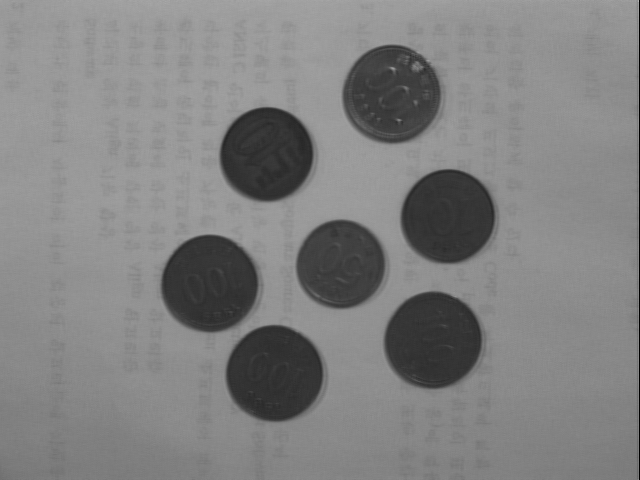
#> input picture mid_hw/coin/coin1.bmp, 640 x 480 px; the run also reads 1 picture not shown here
$ jupyter execute --allow-errors mid_hw.ipynb
#> lines starting #> are read from the running program, lines starting #| are printed output that depends on the picture
# 영상개선함수들

참고자료 https://www.tutorialspoint.com/dip/gray_level_transformations.htm

## A. Negative transformation
s = (L - 1) - r

s와 r은 각 픽셀 값
L은 최대레벨 보통 2^8 256

black과 white를 바꿔준다.

[cell 1]
import cv2
import numpy as np
from matplotlib import pyplot as plt

[cell 2]
# 이미지 읽기
img = cv2.imread('./coin/coin1.bmp', cv2.IMREAD_GRAYSCALE)
#> img is the input picture: shape (480, 640); min 0, max 182, mean 128.9

# negative transformation
result_img = 255 - img

# 이미지 보여주기
cv2.imshow('input image', img)
cv2.imshow('negative img ', result_img)

# 이미지 보여주는 창 종료
cv2.waitKey(0)
cv2.destroyAllWindows()

## B. Log, inverse-log transformation
log : s = c log(r + 1), c는 상수

inverse log : s = e^(r/c) -1

1을 더해주는 이유는 log 0 이면 무한대로 가기 때문이다.

좁은 지역의 값들을 넓은 이미지의 값들로 바꿔줌

[cell 3]
# 이미지 읽기
img = cv2.imread('./logimage.jpg', cv2.IMREAD_GRAYSCALE)

# log transformation
# c = 30일 때
#> (the rest of this cell did not finish here and is left out)

## C. Root, power transformation

s = cr^y

c 는 상수고 y 는 지수로 곱하는 것이다.

여기서 중요한 것은 다만 앞서 설명한 지수 법칙 변환의 입력 값 범위가 0부터 1 사이의 실숫값이기 때문에 영상의 그레이스케일 값에 적용하려면 적당한 크기로 스케일링을 해야 한다.

픽셀의 그레이스케일 값이 k라면 입력 값은 k/255로 줄여서 입력하고, 출력 값은 다시 k×255 형태로 크기를 키워주어야 한다.

y가 1보다 작으면 밝아지고 1보다 크면 어두워진다!

[cell 4]
# 이미지 읽기
img = cv2.imread('./coin/coin1.bmp', cv2.IMREAD_GRAYSCALE)

result_img = np.uint8((1 * np.power(img/255, 2.0)) * 255)
result_img2 = np.uint8((1 * np.power(img/255, 0.1)) * 255)

# 이미지 보여주기
cv2.imshow('input image', img)
cv2.imshow('2.0 gamma transformation img ', result_img)
cv2.imshow('0.1 gamma transformation img ', result_img2)

# 이미지 보여주는 창 종료
cv2.waitKey(0)
cv2.destroyAllWindows()

## D. Histogram equalization

cv2함수중 eqaulizeHist를 사용하자

대조비가 개선된 것을 볼 수 있다.

픽셀 값도 출력해 보면 균일화 되어있다.

[cell 5]
# 이미지 읽기
img = cv2.imread('./coin/coin1.bmp', cv2.IMREAD_GRAYSCALE)

result_img = cv2.equalizeHist(img)
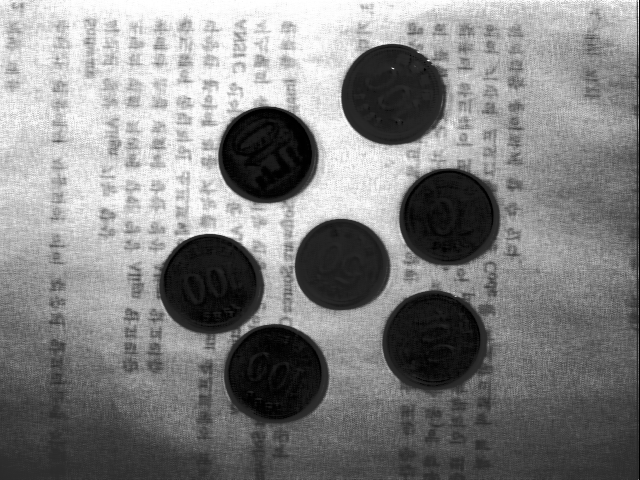
#> result_img: shape (480, 640); min 0, max 255, mean 130.2

# 이미지 보여주기
cv2.imshow('input image', img)
cv2.imshow('histogram equalization img ', result_img)

# 이미지 보여주는 창 종료
cv2.waitKey(0)
cv2.destroyAllWindows()

print(img)
#> (printed output is left out)
print(result_img)
#> (printed output is left out)

# Spatial Domain Filters
## A. salt pepper noise

스무딩 필터 여러가지를 적용해 보겠다.

참고자료 https://docs.opencv.org/3.0-beta/doc/py_tutorials/py_imgproc/py_filtering/py_filtering.html
### averaging filter 3 x 3 와 7 x 7 로 적용
sp noise는 제거된거 처럼 보이는데 그냥 흐리게 보인다..

필터 크기가 클수록 더 blurring된다.

[cell 6]
# 이미지 읽기
img = cv2.imread('./coin/coin1-spnoise3.bmp', cv2.IMREAD_GRAYSCALE)
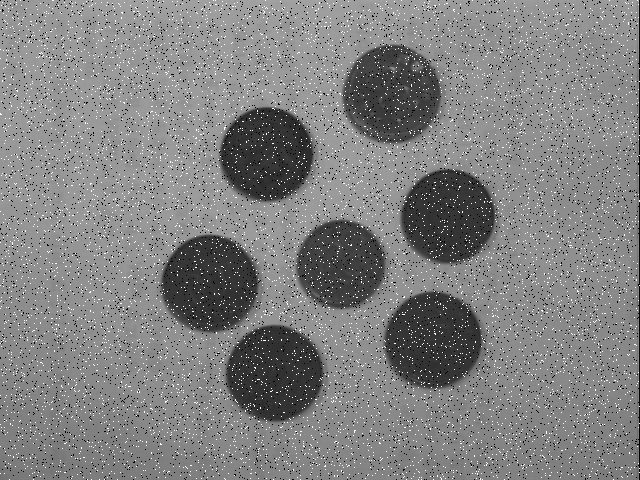
#> input picture mid_hw/coin/coin1-spnoise3.bmp, 640 x 480 px
#> img is the input picture: shape (480, 640); min 0, max 255, mean 128.9

result_img = cv2.blur(img,(3,3))
result_img2 = cv2.blur(img,(7,7))

# 이미지 보여주기(윈도우 크기 조절 가능)
cv2.namedWindow('input image', cv2.WINDOW_NORMAL)
cv2.imshow('input image', img)
cv2.namedWindow('3 x 3 averaging filter img ', cv2.WINDOW_NORMAL)
cv2.imshow('3 x 3 averaging filter img ', result_img)
cv2.namedWindow('7 x 7 averaging filter img ', cv2.WINDOW_NORMAL)
cv2.imshow('7 x 7 averaging filter img ', result_img2)

# 이미지 보여주는 창 종료
cv2.waitKey(0)
cv2.destroyAllWindows()

### gaussian blurring

솔트 페퍼 노이즈 같은 경우 averaging filter와 큰 차이가 없다

[cell 7]
# 이미지 읽기
img = cv2.imread('./coin/coin1-spnoise3.bmp', cv2.IMREAD_GRAYSCALE)

result_img = cv2.GaussianBlur(img,(3,3),0)
result_img2 = cv2.GaussianBlur(img,(7,7),0)

# 이미지 보여주기(윈도우 크기 조절 가능)
cv2.namedWindow('input image', cv2.WINDOW_NORMAL)
cv2.imshow('input image', img)
cv2.namedWindow('3 x 3 gaussian filter img ', cv2.WINDOW_NORMAL)
cv2.imshow('3 x 3 gaussian filter img ', result_img)
cv2.namedWindow('7 x 7 gaussian filter img ', cv2.WINDOW_NORMAL)
cv2.imshow('7 x 7 gaussian filter img ', result_img2)

# 이미지 보여주는 창 종료
cv2.waitKey(0)
cv2.destroyAllWindows()

### medianfilter 3 x 3, 7 x 7

솔트페퍼 노이즈에 제일 효과적인 필터링이다!

[cell 8]
# 이미지 읽기
img = cv2.imread('./coin/coin1-spnoise3.bmp', cv2.IMREAD_GRAYSCALE)

result_img = cv2.medianBlur(img, 3)
result_img2 = cv2.medianBlur(img, 7)

# 이미지 보여주기(윈도우 크기 조절 가능)
cv2.namedWindow('input image', cv2.WINDOW_NORMAL)
cv2.imshow('input image', img)
cv2.namedWindow('3 x 3 median filter img ', cv2.WINDOW_NORMAL)
cv2.imshow('3 x 3 median filter img ', result_img)
cv2.namedWindow('7 x 7 median filter img ', cv2.WINDOW_NORMAL)
cv2.imshow('7 x 7 median filter img ', result_img2)

# 이미지 보여주는 창 종료
cv2.waitKey(0)
cv2.destroyAllWindows()

## B. gaussian noise

참고자료
https://docs.opencv.org/3.4/d5/d69/tutorial_py_non_local_means.html

median filter와 새로 알게된 함수로 제거해보았다.

median이 더 보존효과가 뛰어나지만

새로써본 함수가 노이즈제거는 더 탁월하다.

[cell 9]
# 이미지 읽기
img = cv2.imread('./coin/coin1-gaussian.bmp', cv2.IMREAD_COLOR)

#color image만 가능하다.
result_img = cv2.fastNlMeansDenoisingColored(img, None, 10, 10, 7, 21)
#> result_img: shape (480, 640, 3)
result_img2 = cv2.medianBlur(img, 7)
#> result_img2: shape (480, 640, 3)

# 이미지 보여주기(윈도우 크기 조절 가능)
cv2.namedWindow('input image', cv2.WINDOW_NORMAL)
cv2.imshow('input image', img)
cv2.namedWindow('result_img ', cv2.WINDOW_NORMAL)
cv2.imshow('result_img ', result_img)
cv2.namedWindow('median blur', cv2.WINDOW_NORMAL)
cv2.imshow('median blur', result_img2)

# 이미지 보여주는 창 종료
cv2.waitKey(0)
cv2.destroyAllWindows()

## C. Blurring -> Sharpening

참고자료 https://medium.com/@almutawakel.ali/opencv-filters-arithmetic-operations-2f4ff236d6aa

라플라시안 필터를 만들어서 적용하였다. 엣지가 선명해진것을 확인 할 수 있다.

[cell 10]
# 이미지 읽기
img = cv2.imread('./coin/coin1-blur.bmp', cv2.IMREAD_COLOR)
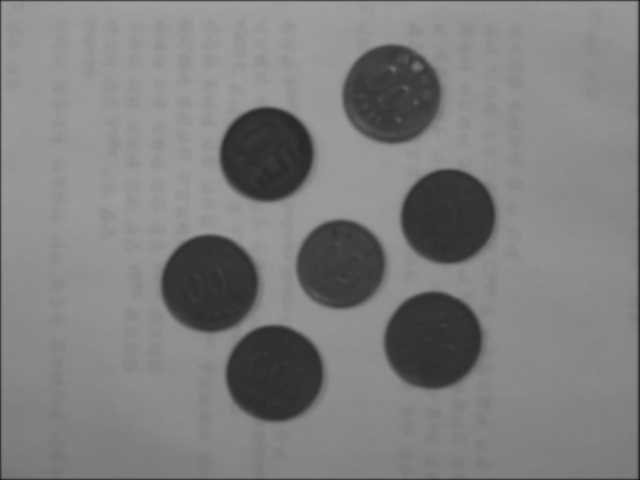
#> input picture mid_hw/coin/coin1-blur.bmp, 640 x 480 px
#> img is the input picture: shape (480, 640, 3); min 19, max 161, mean 127

# 샤프닝 필터(라플라시안 필터)
kernel_sharpening = np.array([[-1,-1,-1],
                              [-1, 9,-1],
                              [-1,-1,-1]])

# 필터 적용
result_img = cv2.filter2D(img, -1, kernel_sharpening)

# 이미지 보여주기(윈도우 크기 조절 가능)
cv2.namedWindow('input image', cv2.WINDOW_NORMAL)
cv2.imshow('input image', img)
cv2.namedWindow('result_img', cv2.WINDOW_NORMAL)
cv2.imshow('result_img', result_img)

# 이미지 보여주는 창 종료
cv2.waitKey(0)
cv2.destroyAllWindows()

## D. low contrast

대조비에 대한 설명이 잘되어 있음

참고자료 : https://www.thephoblographer.com/2018/03/06/high-contrast-vs-low-contrast-black-and-white-photo-editing-whats-the-difference/

히스토그램 보여주기

참고자료 :https://docs.opencv.org/3.1.0/d1/db7/tutorial_py_histogram_begins.html

histogram equalization을 이용하면 된다.
영상개선함수 참조

[cell 11]
# 이미지 읽기
img = cv2.imread('./coin/coin1.bmp', cv2.IMREAD_GRAYSCALE)

result_img = cv2.equalizeHist(img)
plt.hist(img.ravel(),256,[0,256]); plt.show()
plt.hist(result_img.ravel(),256,[0,256]); plt.show()
#> after `plt.hist(result_img.ravel(), 256, [0, 256])`:
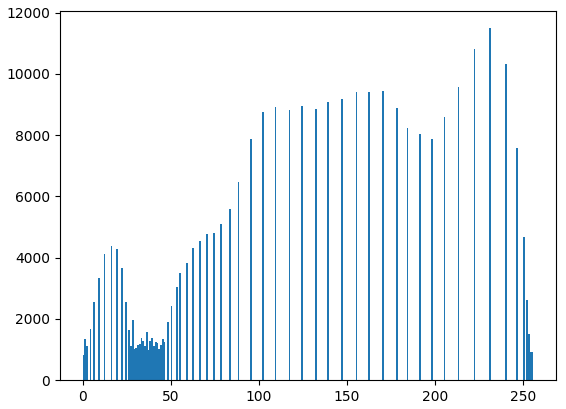
#> figure drawn by matplotlib, 1 panel; tallest bar 11489 high, from x = 231 to 232

# 이미지 보여주기
cv2.imshow('input image', img)
cv2.imshow('histogram equalization img ', result_img)

# 이미지 보여주는 창 종료
cv2.waitKey(0)
cv2.destroyAllWindows()

## E. 여러가지 노이즈 복합 연산
1. 일단 salt & pepper noise median filter를 적용하여 제거

2. 영상이 전체적으로 어두워서 감마보정을 통해 밝게 해준다.

* histogram equalization 하면 대조비가 좋아지지만 동전을 구분하기에 좋지 않다. 대조비 개선의 나쁜 예

* 샤프닝을 하면 동전의 엣지가 더 잘보이지만 강조되어 울퉁불퉁하게 보인다.

[cell 12]
# 이미지 읽기
img = cv2.imread('./coin/coin5-spnoise5.bmp', 0)
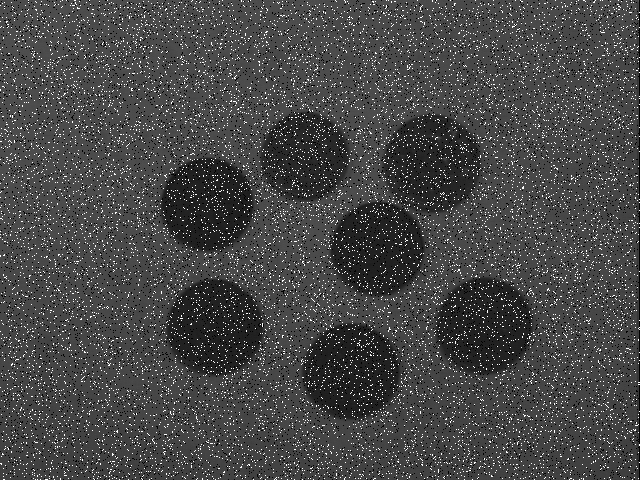
#> input picture mid_hw/coin/coin5-spnoise5.bmp, 640 x 480 px
#> img is the input picture: shape (480, 640); min 0, max 255, mean 71.5

#color image만 가능하다.
result_img = cv2.medianBlur(img, 5)
#> result_img: shape (480, 640)
result_img2 = np.uint8((1 * np.power(result_img/255, 0.5)) * 255)
#> result_img2: shape (480, 640)

# 여기부터는 잘못된 필터 적용
# 샤프닝 필터(라플라시안 필터)
kernel_sharpening = np.array([[-1,-1,-1],
                              [-1, 9,-1],
                              [-1,-1,-1]])


# 필터 적용
result_img3 = cv2.filter2D(result_img2, -1, kernel_sharpening)
result_img4 = cv2.equalizeHist(result_img2)
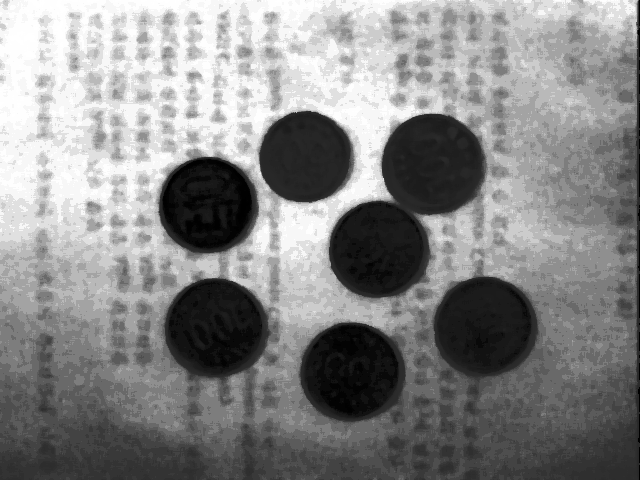
#> result_img4: shape (480, 640); min 0, max 255, mean 134.7

# 이미지 보여주기(윈도우 크기 조절 가능)
cv2.namedWindow('input image', cv2.WINDOW_NORMAL)
cv2.imshow('input image', img)
cv2.namedWindow('median filter', cv2.WINDOW_NORMAL)
cv2.imshow('median filter', result_img)
cv2.namedWindow('gamma correction', cv2.WINDOW_NORMAL)
cv2.imshow('gamma correction', result_img2)
cv2.namedWindow('shaepening filter', cv2.WINDOW_NORMAL)
cv2.imshow('shaepening filter', result_img3)
cv2.namedWindow('histogram equalization', cv2.WINDOW_NORMAL)
cv2.imshow('histogram equalization', result_img4)

# 이미지 보여주는 창 종료
cv2.waitKey(0)
cv2.destroyAllWindows()

# 주파수 영역에서 영상개선

참고자료 : http://darkpgmr.tistory.com/171

푸리에 변환(Fourier transform)은 신호처리, 음성, 통신 분야에서 뿐만 아니라 영상처리에서도 매우 중요한 개념으로 다양한 응용을 가지고 있습니다. 영상을 주파수 성분으로 변환하여 다양한 분석 및 처리를 할 수 있고 임의의 필터링 연산을 fft(fast Fourier transform)를 이용하여 고속으로 구현할 수도 있습니다. 그리고 푸리에 변환과 같은 근원적인 이론들은 특정 응용에 국한되지 않기 때문에 한번 알아두면 분야를 떠나서 두고두고 도움이 됩니다.

푸리에 변환(Fourier transform)을 직관적으로 설명하면 푸리에 변환은 임의의 입력 신호를 다양한 주파수를 갖는 주기함수들의 합으로 분해하여 표현하는 것이다.

컴퓨터 비전(computer vision), 영상처리 쪽에서는 spatial domain에서 frequency domain으로의 변환이라고 부른다

푸리에 변환(Fourier transform)의 대단한 점은 입력 신호가 어떤 신호이든지 관계없이 임의의 입력 신호를 sin, cos 주기함수들의 합으로 항상 분해할 수 있다는 것이다.

푸리에 변환을 통해 얻어지는 F(u, v)는 복소수(complex number)이며 실수부(Real)와 허수부(Imaginary)로 구성된다

이 때, 복소수 F(u, v)의 크기 |F(u, v)|를 푸리에 변환의 spectrum(스펙트럼) 또는 magnitude라고 부르고, F(u, v)의 각도 Φ를 phase(페이즈) angle 또는 phase spectrum이라고 부른다.

## A. 샘플이미지에 FFT 적용 +
## B. FFT 적용 결과를 log scale해서 보여주기
참고자료 : https://docs.opencv.org/3.0-beta/doc/py_tutorials/py_imgproc/py_transforms/py_fourier_transform/py_fourier_transform.html

푸리에 스펙트럼은 해당 주파수 성분이 원 신호(이미지)에 얼마나 강하게 포함되어 있는지를 나타낸다.

푸리에 스펙트럼은 저주파 영역은 매우 큰 값을 갖는 반면에 대부분의 다른 영역은 0에 가까운 값을 갖는다. 따라서 푸리에 스펙트럼을 그대로 이미지로 시각화하면 검은 바탕 위에 흰점 하나만 존재하는 형태가 된다.

위의 문제를 해결하기 위해스펙트럼에 log를 취하는 것이 일반적이다.

다음으로, 원래의 스펙트럼 이미지는 모서리로 갈수록 값이 높아지기 때문에 스펙트럼의 형태를 파악하기 힘들다.

따라서 이러한 문제를 해결하기 위해 원점이 중심(center)에 오도록 스펙트럼의 위치를 이동시킨(shift) 형태의 이미지를 사용하는 것이 일반적이다.

[cell 13]
# 이미지 읽기
img = cv2.imread('./coin/coin1.bmp', cv2.IMREAD_GRAYSCALE)

#  cv2.dft() 결과의 실수 부분을 가지며 cv2.idft() 결과의 허수 부분을 갖습니다.
dft = cv2.dft(np.float32(img),flags = cv2.DFT_COMPLEX_OUTPUT)
# 중심이동
dft_shift = np.fft.fftshift(dft)
# 중심이동 적용 후 log 변환후 결과값이 실수여서 uint8로 변환
magnitude_spectrum = np.uint8(20*np.log(cv2.magnitude(dft_shift[:,:,0],dft_shift[:,:,1])))
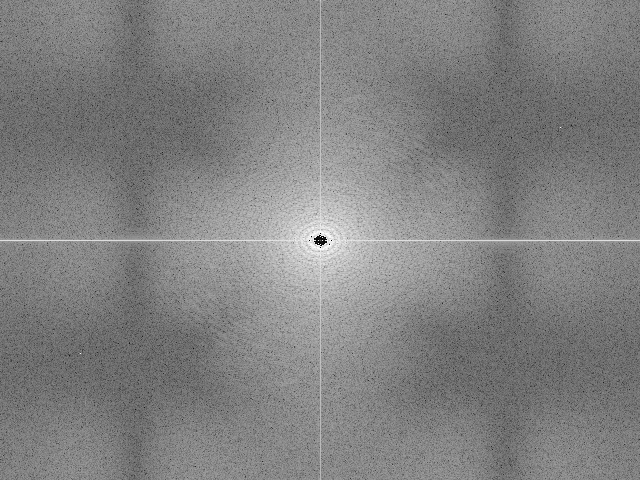
#> magnitude_spectrum: shape (480, 640); min 0, max 255, mean 128.8

# 이미지 보여주기
cv2.imshow('input image', img)
cv2.imshow('fft_log_scale', magnitude_spectrum)

# 이미지 보여주는 창 종료
cv2.waitKey(0)
cv2.destroyAllWindows()

## C - 1. 다양한 cut off frequency의 LPF
lpf는 noise가 제거되고, smoothing(bluring)되는 효과가 있다.

cut-off-frequency가 낮을수록 더 blurring 된다.

참고자료 : https://www.bogotobogo.com/python/OpenCV_Python/python_opencv3_Image_Fourier_Transform_FFT_DFT.php

[cell 14]
# 이미지 읽기
img = cv2.imread('./coin/coin1.bmp', cv2.IMREAD_GRAYSCALE)

# fft
dft = cv2.dft(np.float32(img),flags = cv2.DFT_COMPLEX_OUTPUT)
dft_shift = np.fft.fftshift(dft)

# low pass filter
rows, cols = img.shape
#> rows = 480; cols = 640
crow, ccol = rows // 2 , cols // 2     # center
#> crow = 240; ccol = 320

# create a mask first, center square is 1, remaining all zeros
lpf_mask20 = np.zeros((rows, cols, 2), np.uint8)
lpf_mask20[crow - 20 : crow + 20, ccol - 20 : ccol+ 20] = 1

lpf_mask40 = np.zeros((rows, cols, 2), np.uint8)
lpf_mask40[crow - 40 : crow + 40, ccol - 40 : ccol+ 40] = 1

lpf_mask80 = np.zeros((rows, cols, 2), np.uint8)
lpf_mask80[crow - 80 : crow + 80, ccol - 80 : ccol+ 80] = 1

#inverse fft 적용
temp_shift_1= dft_shift * lpf_mask20
result_1 = cv2.idft(temp_shift_1)
result_1 = cv2.magnitude(result_1[:, :, 0], result_1[:, :, 1])

temp_shift_2= dft_shift * lpf_mask40
result_2 = cv2.idft(temp_shift_2)
result_2 = cv2.magnitude(result_2[:, :, 0], result_2[:, :, 1])

temp_shift_3= dft_shift * lpf_mask80
result_3 = cv2.idft(temp_shift_3)
result_3 = cv2.magnitude(result_3[:, :, 0], result_3[:, :, 1])
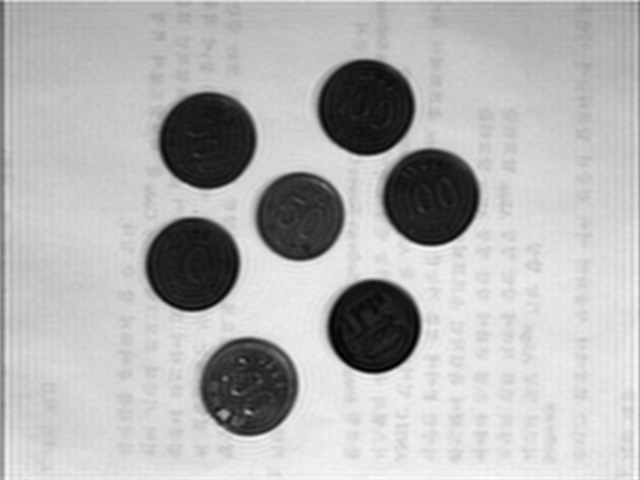
#> result_3: shape (480, 640) float32; min 11620303, max 51179876, mean 39601536; drawn with min black and max white


# cv2 내장함수인 imshow로 출력이 잘 되지않는 관계로 matplot 라이브러리를 사용하여 출력하겠다.
plt.figure(1)
plt.imshow(img, cmap = 'gray')
plt.title('Input Image')
plt.figure(2)
plt.imshow(result_1, cmap = 'gray')
plt.title('lpf image : cut-off-frequency 20')
plt.figure(3)
plt.imshow(result_2, cmap = 'gray')
plt.title('lpf image : cut-off-frequency 40')
plt.figure(4)
plt.imshow(result_3, cmap = 'gray')
plt.title('lpf image : cut-off-frequency 80')

## C - 2. 다양한 cut off frequency의 HPF
hpf는 영상이 급격히 변하는 부분이 high frequency에 해당된다. 즉, 엣지에 해당됨

edge detection이나 sharpening효과에 쓰인다.

[cell 15]
# 이미지 읽기
img = cv2.imread('./coin/coin1.bmp', cv2.IMREAD_GRAYSCALE)

# fft
dft = cv2.dft(np.float32(img),flags = cv2.DFT_COMPLEX_OUTPUT)
dft_shift = np.fft.fftshift(dft)

# low pass filter
rows, cols = img.shape
crow, ccol = rows // 2 , cols // 2     # center


# create a mask first, center square is 1, remaining all zeros
lpf_mask20 = np.zeros((rows, cols, 2), np.uint8)
lpf_mask20[crow - 20 : crow + 20, ccol - 20 : ccol+ 20] = 1
hpf_mask20 = 1 -lpf_mask20

lpf_mask40 = np.zeros((rows, cols, 2), np.uint8)
lpf_mask40[crow - 40 : crow + 40, ccol - 40 : ccol+ 40] = 1
hpf_mask40 = 1 -lpf_mask40


lpf_mask80 = np.zeros((rows, cols, 2), np.uint8)
lpf_mask80[crow - 80 : crow + 80, ccol - 80 : ccol+ 80] = 1
hpf_mask80 = 1 - lpf_mask80


#inverse fft 적용
temp_shift_1= dft_shift * hpf_mask20
result_1 = cv2.idft(temp_shift_1)
result_1 = cv2.magnitude(result_1[:, :, 0], result_1[:, :, 1])

temp_shift_2= dft_shift * hpf_mask40
result_2 = cv2.idft(temp_shift_2)
result_2 = cv2.magnitude(result_2[:, :, 0], result_2[:, :, 1])
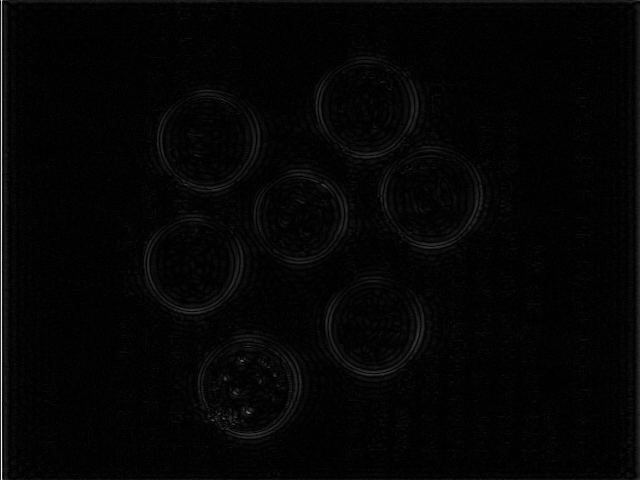
#> result_2: shape (480, 640) float32; min 750, max 41693316, mean 874253.9; drawn with min black and max white

temp_shift_3= dft_shift * hpf_mask80
result_3 = cv2.idft(temp_shift_3)
result_3 = cv2.magnitude(result_3[:, :, 0], result_3[:, :, 1])


# cv2 내장함수인 imshow로 출력이 잘 되지않는 관계로 matplot 라이브러리를 사용하여 출력하겠다.
plt.figure(1)
plt.imshow(img, cmap = 'gray')
plt.title('Input Image')
plt.figure(2)
plt.imshow(result_1, cmap = 'gray')
plt.title('hpf image : cut-off-frequency 20')
plt.figure(3)
plt.imshow(result_2, cmap = 'gray')
plt.title('hpf image : cut-off-frequency 40')
plt.figure(4)
plt.imshow(result_3, cmap = 'gray')
plt.title('hpf image : cut-off-frequency 80')

# C - 3. High-Frequency Emphasis Filtering
 high pass filter와 비슷하게 high-frequency인 엣지부분을 강조하는 효과가 있다

 hfef는 엣지부분말고도 기존 이미지를 보존해주고 background와 구분할 때 용이할 것 같다.

 참고자료 : https://123machinelearn.wordpress.com/2017/12/25/image-enhancement-using-high-frequency-emphasis-filtering-and-histogram-equalization/

[cell 16]
# 이미지 읽기
img = cv2.imread('./coin/coin1.bmp', cv2.IMREAD_GRAYSCALE)

# fft
dft = cv2.dft(np.float32(img),flags = cv2.DFT_COMPLEX_OUTPUT)
dft_shift = np.fft.fftshift(dft)

# low pass filter
rows, cols = img.shape
crow, ccol = rows // 2 , cols // 2     # center

# create a mask first, center square is 1, remaining all zeros
# a = 0.5, b= 0.75로 설정
lpf_mask20 = np.zeros((rows, cols, 2), np.uint8)
lpf_mask20[crow - 20 : crow + 20, ccol - 20 : ccol+ 20] = 1
hpf_mask20 = 1 -lpf_mask20
hfef_mask20 = 0.5 + (hpf_mask20 * 0.75)


lpf_mask40 = np.zeros((rows, cols, 2), np.uint8)
lpf_mask40[crow - 40 : crow + 40, ccol - 40 : ccol+ 40] = 1
hpf_mask40 = 1 -lpf_mask40
hfef_mask40 = 0.5 + (hpf_mask40 * 0.75)

lpf_mask80 = np.zeros((rows, cols, 2), np.uint8)
lpf_mask80[crow - 80 : crow + 80, ccol - 80 : ccol+ 80] = 1
hpf_mask80 = 1 - lpf_mask80
hfef_mask80 = 0.5 + (hpf_mask80 * 0.75)


#inverse fft 적용
temp_shift_1= dft_shift * hfef_mask20
result_1 = cv2.idft(temp_shift_1)
result_1 = cv2.magnitude(result_1[:, :, 0], result_1[:, :, 1])

temp_shift_2= dft_shift * hfef_mask40
result_2 = cv2.idft(temp_shift_2)
result_2 = cv2.magnitude(result_2[:, :, 0], result_2[:, :, 1])

temp_shift_3= dft_shift * hfef_mask80
result_3 = cv2.idft(temp_shift_3)
result_3 = cv2.magnitude(result_3[:, :, 0], result_3[:, :, 1])
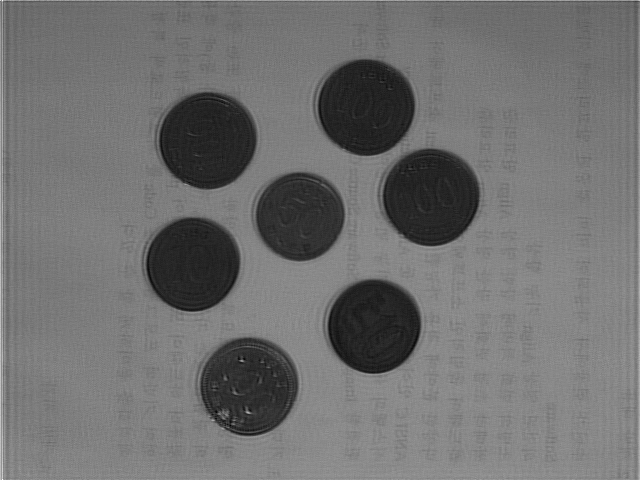
#> result_3: shape (480, 640) float64; min 2119403.7, max 42328378.4, mean 19873985.4; drawn with min black and max white


# cv2 내장함수인 imshow로 출력이 잘 되지않는 관계로 matplot 라이브러리를 사용하여 출력하겠다.
plt.figure(1)
plt.imshow(img, cmap = 'gray')
plt.title('Input Image')
plt.figure(2)
plt.imshow(result_1, cmap = 'gray')
plt.title('hpf image : cut-off-frequency 20')
plt.figure(3)
plt.imshow(result_2, cmap = 'gray')
plt.title('hpf image : cut-off-frequency 40')
plt.figure(4)
plt.imshow(result_3, cmap = 'gray')
plt.title('hpf image : cut-off-frequency 80')
